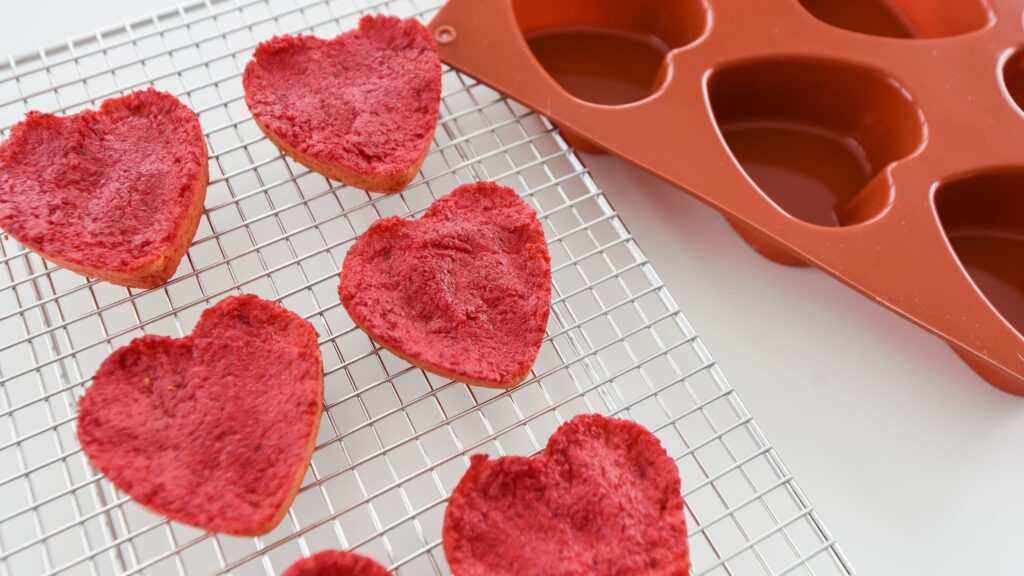
#> input picture data/photo4.jpg, 1024 x 576 px, found by its file name
$ python '6- histogram.py'
#> lines starting #> are read from the running program, lines starting #| are printed output that depends on the picture
import cv2 as cv
import numpy as np
import matplotlib.pyplot as plt
img = cv.imread('data/photo4.jpg') #read the file as array
#> img is the input picture: shape (576, 1024, 3); mean B, G, R 127.5, 132.8, 196.9
cv.imshow('photoframe',img) # show the file in a window named "photoframe"
gray=cv.cvtColor(img,cv.COLOR_BGR2GRAY)
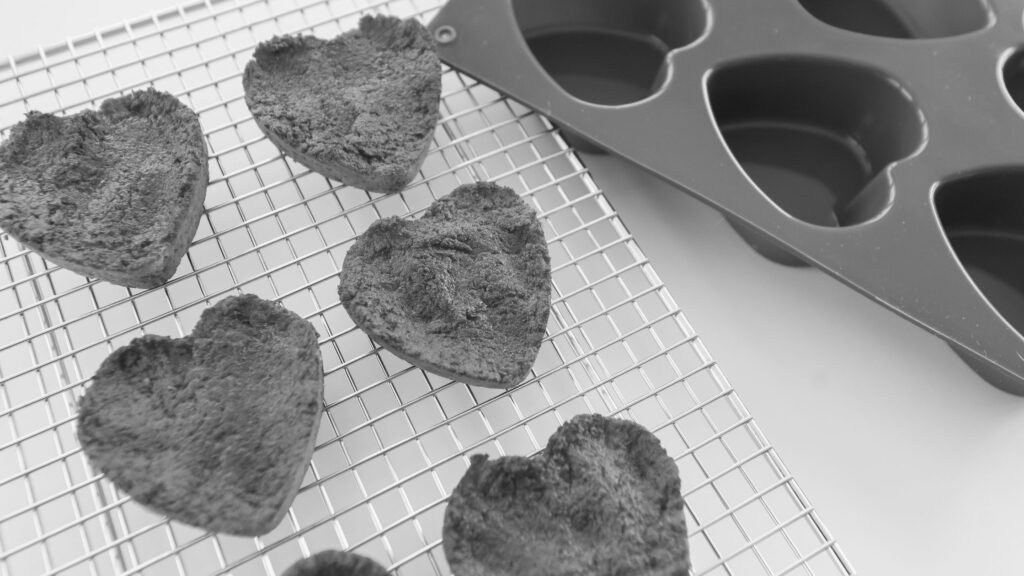
#> gray: shape (576, 1024); min 25, max 255, mean 151.3
gray_hist=cv.calcHist([gray],[0],None,[255],[0,256])
#> gray_hist = 255 values, max 9118 at index 225, min 0 at index 0, mean 2313

plt.figure(1)
plt.title('grayscale histogram')
plt.xlabel('bins')
plt.ylabel('# pixels')
plt.plot(gray_hist)
plt.xlim([0,255])
plt.show()
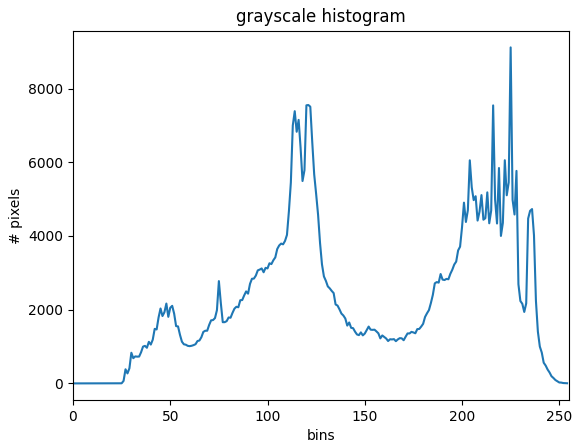
#> figure drawn by matplotlib, 1 panel; curve peaks at x = 225, y = 9118
#color histogram
plt.figure(2)
plt.title('color histogram')
plt.xlabel('bins')
plt.ylabel('# pixels')
colors=('b','g','r')
for i,col in enumerate(colors):
    hist=cv.calcHist([img],[i],None,[256],[0,256])
    plt.plot(hist,color=col)
    plt.xlim([0,256])

plt.show()
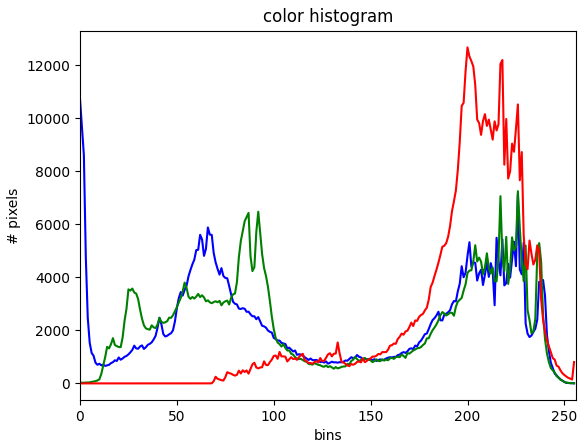
#> figure drawn by matplotlib, 1 panel; curve peaks at x = 0, y = 10718; curve peaks at x = 226, y = 7246; curve peaks at x = 200, y = 12666
cv.waitKey(0)

$ run again, with data/photo1.jpg copied over data/photo4.jpg
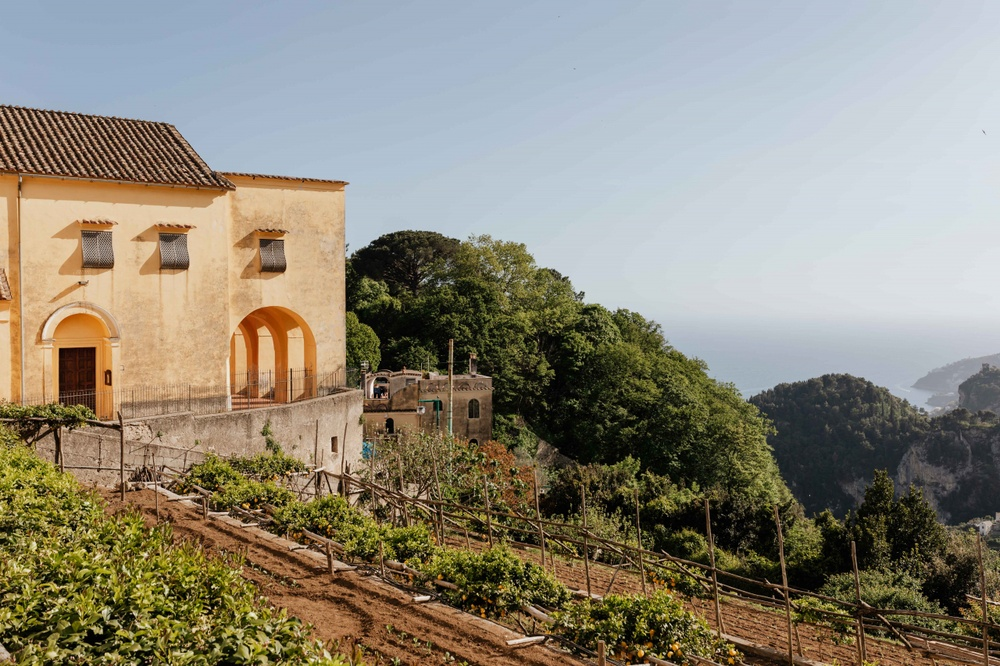
#> input picture data/photo1.jpg, 1000 x 666 px, shrunk from 1280 x 853 before the run, found by its file name
#> img is the input picture: shape (666, 1000, 3); mean B, G, R 119.4, 134.9, 140.9
#> `gray=cv.cvtColor(img,cv.COLOR_BGR2GRAY)`:
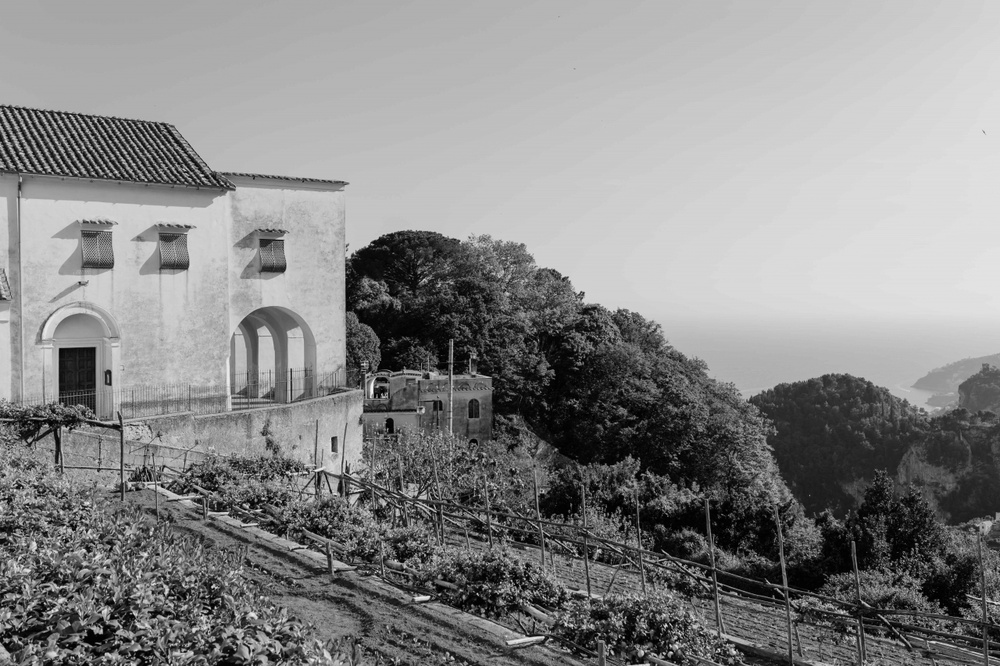
#> gray: shape (666, 1000); min 0, max 248, mean 134.9
#> gray_hist = 255 values, max 8824 at index 180, min 0 at index 242, mean 2611.8
#> `plt.show()`:
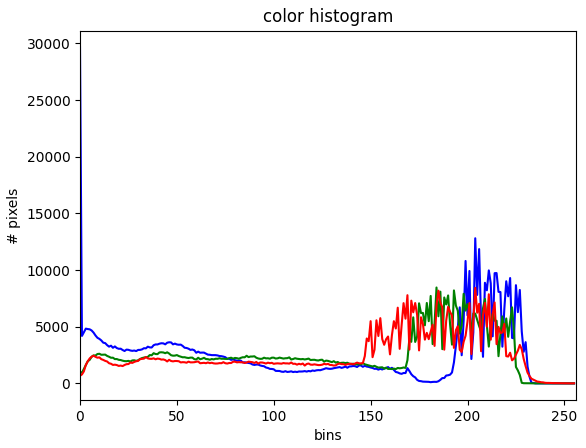
#> figure drawn by matplotlib, 1 panel; curve peaks at x = 0, y = 29655; curve peaks at x = 184, y = 8463; curve peaks at x = 204, y = 8433

$ run again, with data/photo2.jpg copied over data/photo4.jpg
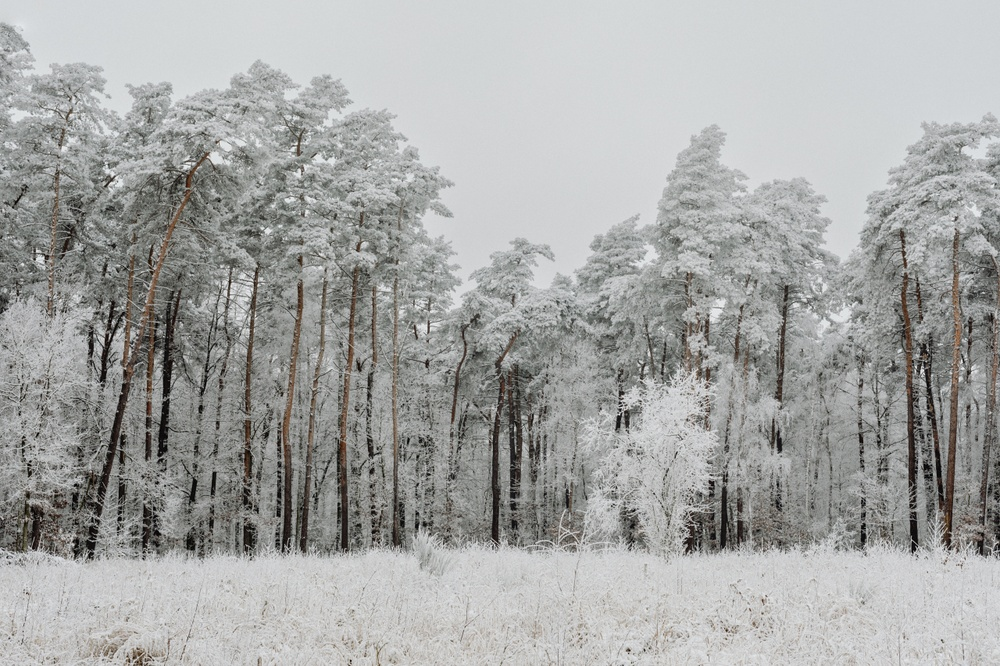
#> input picture data/photo2.jpg, 1000 x 666 px, shrunk from 1280 x 853 before the run, found by its file name
#> img is the input picture: shape (666, 1000, 3); mean B, G, R 165.1, 166.5, 165.6
#> gray_hist = 255 values, max 33387 at index 211, min 0 at index 239, mean 2611.8
#> `plt.show()`:
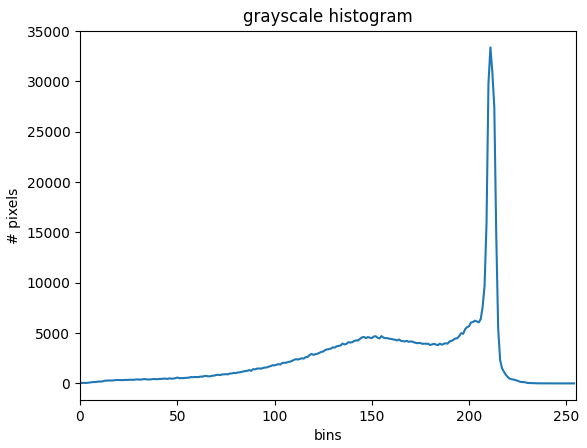
#> figure drawn by matplotlib, 1 panel; curve peaks at x = 211, y = 33387
#> `plt.show()`:
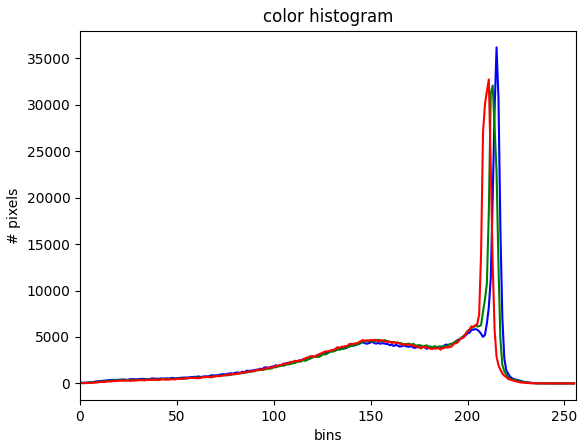
#> figure drawn by matplotlib, 1 panel; curve peaks at x = 215, y = 36180; curve peaks at x = 213, y = 32063; curve peaks at x = 211, y = 32731

$ run again, with data/photo5.jpg copied over data/photo4.jpg
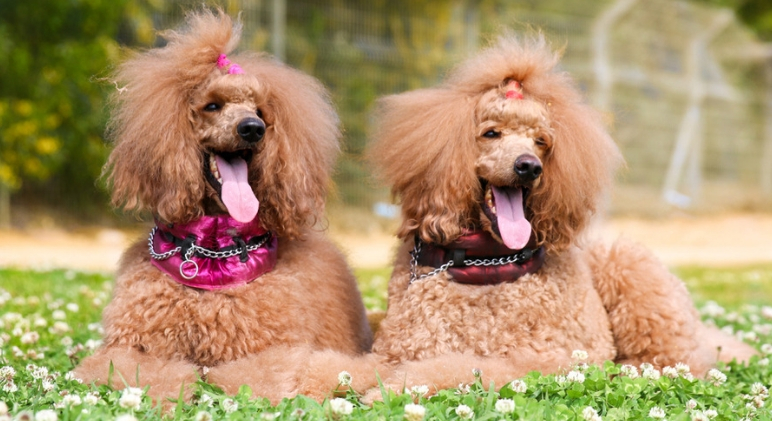
#> input picture data/photo5.jpg, 772 x 421 px, found by its file name
#> img is the input picture: shape (421, 772, 3); mean B, G, R 107.2, 147.4, 173.7
#> `gray=cv.cvtColor(img,cv.COLOR_BGR2GRAY)`:
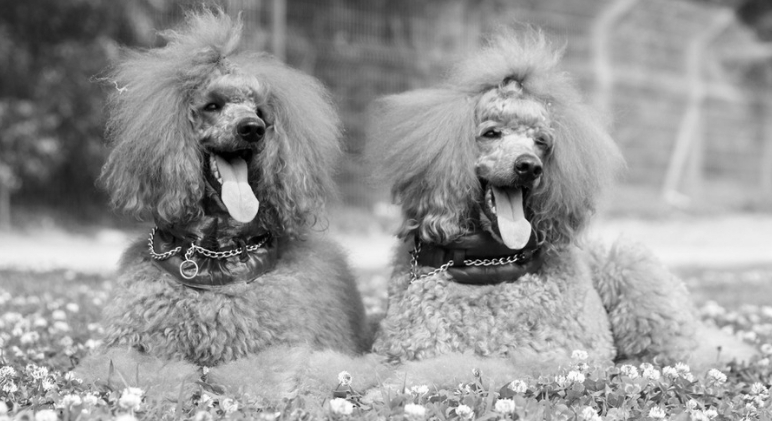
#> gray: shape (421, 772); min 0, max 255, mean 150.7
#> gray_hist = 255 values, max 3366 at index 171, min 2 at index 254, mean 1274.6
#> `plt.show()`:
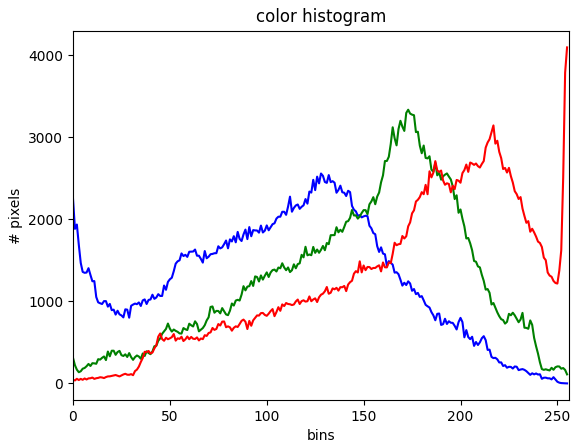
#> figure drawn by matplotlib, 1 panel; curve peaks at x = 128, y = 2557; curve peaks at x = 173, y = 3334; curve peaks at x = 255, y = 4093
